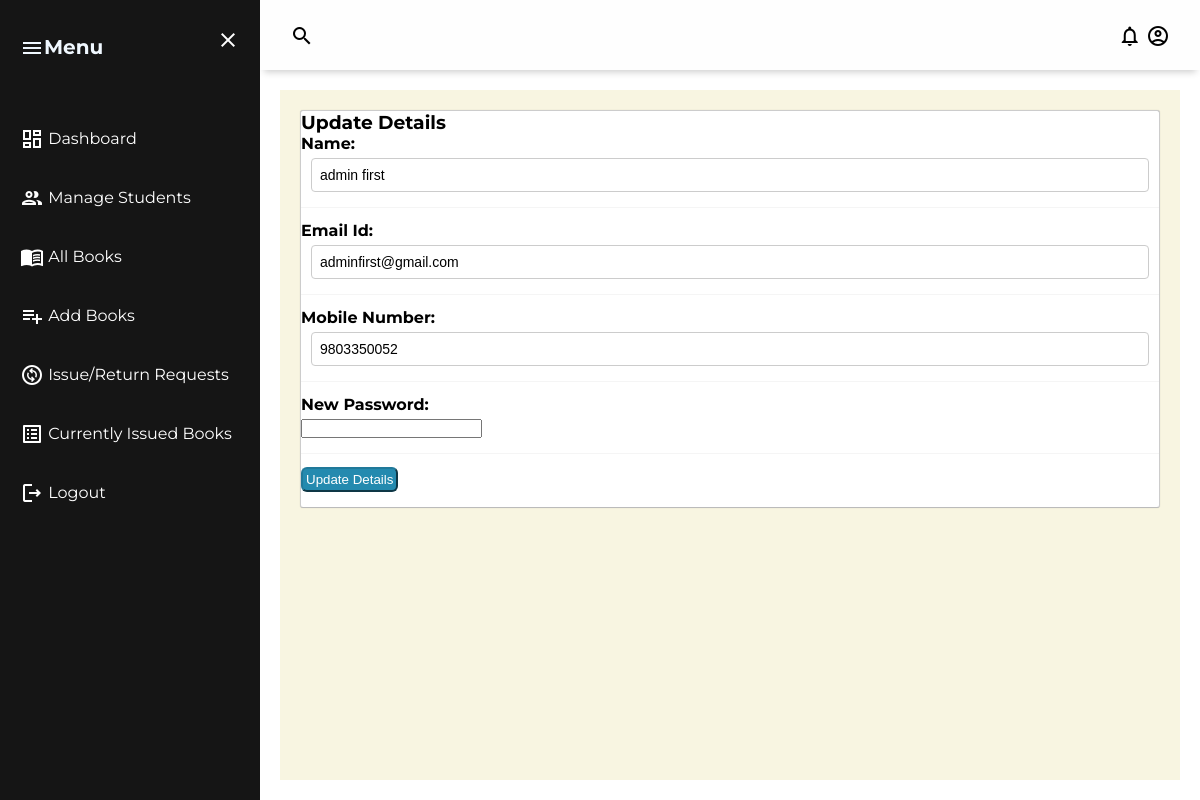
/admin/edit_admin_detail.php (signed in), run on the app's committed database.
### tables this page shows
CREATE TABLE `user` (
  `RollNo` varchar(50) NOT NULL,
  `Name` varchar(50) NOT NULL,
  `Type` varchar(50) NOT NULL,
  `Category` varchar(20) NOT NULL,
  `EmailId` varchar(50) NOT NULL,
  `MobNo` varchar(11) NOT NULL,
  `Password` varchar(255) NOT NULL
);

### admin/edit_admin_detail.php (the view, shortened to what this page needs)
<?php
require('dbconn.php');
?>
<!DOCTYPE html>
<html lang="en">
<head>
    <link rel="stylesheet" type="text/css" href="../css/style.css">
</head>
<body>
    <div class="grid-container">
        <header class="header">
            <div class="header-left">
                <span class="material-icons-outlined">search</span>
            </div>
            <div class="header-right">
                <a href="message.php" class="up-icon"><span class="material-icons-outlined">notifications</span></a>
                <a href="edit_admin_detail.php" class="up-icon"><span class="material-icons-outlined">account_circle</span></a>
            </div>
        </header>
        <aside id="sidebar">
            <div class="sidebar-title">
                <div class="sidebar-brand">
                    <span class="material-icons-outlined">menu</span>Menu
                </div>
                <a href=""><span class="material-icons-outlined" onclick="closeSidebar()">close</span></a>
            </div>
            <ul class="sidebar-list">
                <li class="sidebar-list-items">
                    <a href="dashboard.php"><span class="material-icons-outlined">dashboard</span> Dashboard </a>
                </li>
                <li class="sidebar-list-items">
                    <a href="student.php"><span class="material-icons-outlined">group</span> Manage Students</a>
                </li>
                <li class="sidebar-list-items">
                    <a href="book.php"><span class="material-icons-outlined">menu_book</span> All Books</a>
                </li>
                <li class="sidebar-list-items">
                    <a href="addbook.php"><span class="material-icons-outlined">playlist_add</span> Add Books</a>
                </li>
                <li class="sidebar-list-items">
                    <a href="issue_requests.php"><span class="material-icons-outlined">change_circle</span> Issue/Return Requests</a>
                </li>
                <li class="sidebar-list-items">
                    <a href="current.php"><span class="material-icons-outlined">list_alt</span> Currently Issued Books</a>
                </li>
                <li class="sidebar-list-items">
                    <a href="logout.php"><span class="material-icons-outlined">logout</span> Logout </a>
                </li>
            </ul>
        </aside>
        <main class="main-container">
            <div class="span9">
                <div class="module">
                    <div class="module-head">
                        <h3>Update Details</h3>
                    </div>
                    <div class="module-body">
                        <?php
                        $rollno = $_SESSION['AdminRollNo'];
                        $sql = "SELECT * FROM LMS.user WHERE RollNo='$rollno'";
                        $result = $conn->query($sql);
                        $row = $result->fetch_assoc();
                        $name = $row['Name'];
                        $email = $row['EmailId'];
                        $mobno = $row['MobNo'];
                        ?>
                        <form class="form-horizontal row-fluid" action="edit_admin_detail.php?id=<?php echo $rollno ?>" method="post">
                            <div class="control-group">
                                <label class="control-label" for="Name"><b>Name:</b></label>
                                <div class="controls">
                                    <input type="text" id="Name" name="Name" value="<?php echo $name ?>" class="span8" required>
                                </div>
                            </div>
                            <div class="control-group">
                                <label class="control-label" for="EmailId"><b>Email Id:</b></label>
                                <div class="controls">
                                    <input type="text" id="EmailId" name="EmailId" value="<?php echo $email ?>" class="span8" required>
                                </div>
                            </div>
                            <div class="control-group">
                                <label class="control-label" for="MobNo"><b>Mobile Number:</b></label>
                                <div class="controls">
                                    <input type="text" id="MobNo" name="MobNo" value="<?php echo $mobno ?>" class="span8" required>
                                </div>
                            </div>
                            <div class="control-group">
                                <label class="control-label" for="Password"><b>New Password:</b></label>
                                <div class="controls">
                                    <input type="password" id="Password" name="Password" class="span8" required>
                                </div>
                            </div>
                            <div class="control-group">
                                <div class="controls">
                                    <button type="submit" name="submit" class="btn-primary">
                                        <center>Update Details</center>
                                    </button>
                                </div>
                            </div>
                        </form>
                    </div>
                </div>
            </div>
        </main>
    </div>
</body>
</html>

### css/style.css (style rules this page uses)
body { font-family: "Montserrat", sans-serif; }
* { margin: 0px; padding: 0; }
.up-icon .material-icons-outlined { color: black; }
.material-icons-outlined { vertical-align: middle; line-height: 1px; }
.grid-container { display:grid; grid-template-columns: 260px 1fr 1fr 1fr; grid-template-rows: 0.2fr 3fr; grid-template-areas: "sidebar header header header" "sidebar main main main"; height: 100vh; }
.grid-container a:link, a:visited { text-decoration: none; color: white; }
.header { grid-area: header; height: 70px; background-color: #fefefe; display: flex; align-items: center; justify-content: space-between; margin: 0px; padding: 0 30px 0 30px; box-shadow: 0px 6px 7px -4px rgba(0, 0, 0, 0.2); }
#sidebar { grid-area:sidebar ; height: 100%; padding-left: 0px; background-color: rgb(21, 21, 21); color: aliceblue; overflow-y: auto; -webkit-transition: all 0.5s; transition: all 0.5s; padding:0px; margin: 0px; }
.sidebar-title { display: flex; justify-content: space-between; align-items: center; padding: 20px 20px 20px 20px; margin-bottom: 30px; }
.material-icons-outlined { cursor: pointer; }
.sidebar-brand { margin-top: 15px; font-size: 20px; font-weight: 700; }
.sidebar-list { padding: 0; margin-top: 15px; list-style-type: none; }
.sidebar-list-items { padding: 20px 20px 20px 20px; }
.main-container { grid-area:main; background-color:rgba(235, 226, 168, 0.34); overflow-y: auto; padding: 20px; margin: 20px; }
.module { background: #fff; -webkit-border-radius: 3px; -moz-border-radius: 3px; border-radius: 3px; border: 1px solid #ccc; border-bottom-color: #bbb; -webkit-box-shadow: 0 0 1px rgba(0,0,0,0.2); -moz-box-shadow: 0 0 1px rgba(0,0,0,0.2); box-shadow: 0 0 1px rgba(0,0,0,0.2); margin-bottom: 30px }
.btn-primary { color: #fff; background-color: #248aaf; border-color: #20799a; padding: 3px; border-radius: 6px; }
.form-horizontal .control-group+.control-group, .form-vertical .control-group+.control-group { margin-top: 13px; padding-top: 13px; border-top: 1px solid #f5f5f5 }
.control-group { margin-bottom: 15px; }
.control-group .control-label { font-size: 16px; font-weight: bold; margin-bottom: 5px; display: block; }
.control-group .controls { display: flex; align-items: center; }
.control-group .controls input[type="text"] { flex: 1; padding: 8px; border: 1px solid #ccc; border-radius: 4px; font-size: 14px; margin-right: 10px; margin-left: 10px; }

### data on the page
user: Name "admin first", EmailId "adminfirst@gmail.com", MobNo "9803350052"
